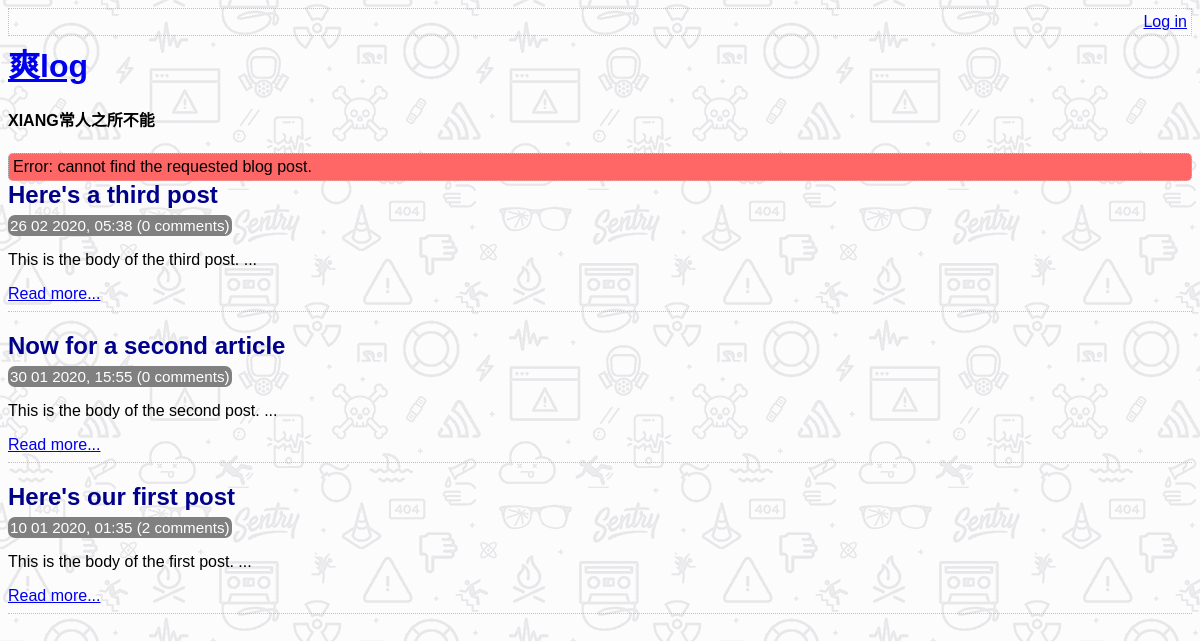
/index.php?not-found=1, run on the app's committed database.
### tables this page shows
CREATE TABLE post (
    id INTEGER PRIMARY KEY AUTOINCREMENT NOT NULL,
    title VARCHAR NOT NULL,
    body VARCHAR NOT NULL,
    user_id INTEGER NOT NULL,
    created_at VARCHAR NOT NULL,
    updated_at VARCHAR,
    FOREIGN KEY (user_id) REFERENCES user(id)
);

### lib/common.php (called while the page is built, shortened)
<?php
function htmlEscape($html)
{
    return htmlspecialchars($html, ENT_HTML5, 'UTF-8');
}
function convertSqlDate($sqlDate)
{
    $date = DateTime::createFromFormat('Y-m-d H:i:s', $sqlDate);
    return $date->format('d m Y, H:i');
}
function getAllPosts(PDO $pdo)
{
    $stmt = $pdo->query(
        'SELECT id, title, created_at, body
      FROM post ORDER BY created_at DESC'
    );
    return $stmt->fetchAll(PDO::FETCH_ASSOC);
}
function countCommentsForPost(PDO $pdo, $post_id)
{
    $sql = "SELECT COUNT(*) c FROM comment WHERE post_id = :post_id";
    $stmt = $pdo->prepare($sql);
    $stmt->execute(array('post_id' => $post_id,));
    return (int)$stmt->fetchColumn();
}

### index.php (the view, shortened to what this page needs)
<?php
require_once 'lib/common.php';
$pdo = getPDO();
$posts = getAllPosts($pdo);
$notFound = isset($_GET['not-found']);
?>
<!DOCTYPE html>
<html lang="zh">
    <head>
        <?php require 'templates/head.php' ?>
    </head>
    <body>
        <?php require 'templates/title.php' ?>
        <?php if ($notFound) : ?>
            <div class="error box">
                Error: cannot find the requested blog post.
            </div>
        <?php endif ?>
        <div class="post-list">
            <?php foreach ($posts as $post) : ?>
                <div class="post-synopsis">
                    <h2>
                        <?php echo htmlEscape($post['title']) ?>
                    </h2>
                    <div class="meta">
                        <?php echo convertSqlDate($post['created_at']) ?>
                        (<?php echo countCommentsForPost($pdo, $post['id']) ?> comments)
                    </div>
                    <p>
                        <?php echo substr(htmlEscape($post['body']), 0, strpos(htmlEscape($post['body']), "\n")) . '...' ?>
                    </p>
                    <div class="post-controls">
                        <a href="view_post.php?post_id=<?php echo $post['id'] ?>">Read more...</a>
                    </div>
                </div>
            <?php endforeach; ?>
        </div>
    </body>
</html>

### assets/main.css (style rules this page uses)
.box { border: 1px dotted silver; border-radius: 5px; padding: 4px; }
.error { background-color: #ff6666; }
h1, h2, h3 { margin-top: 0; margin-bottom: 8px; }
body { font-family: sans-serif; background: url("background[1].png"); }
.post-synopsis { padding-bottom: 8px; border-bottom: 1px dotted silver; margin-bottom: 20px; }
.post-synopsis h2, .post h2 { color: darkblue; }
.post .date, .post-synopsis .meta { color: white; background-color: grey; border-radius: 7px; padding: 2px; display: inline; font-size: 0.95em; }

### data on the page
post: title "Here's a third post", created_at "26 02 2020, 05:38", id "0", body "This is the body of the third post."
post: title "Now for a second article", created_at "30 01 2020, 15:55", id "0", body "This is the body of the second post."
post: title "Here's our first post", created_at "10 01 2020, 01:35", id "2", body "This is the body of the first post."
